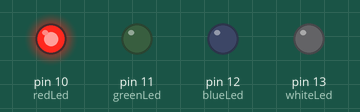
Simulated run of this sketch. Board: Arduino Uno, built with avr-gcc and run on an emulated ATmega328P. Shown: output pins drawn as LEDs (lit = HIGH).

Above: at 0.05 s.
At 0.75 s:
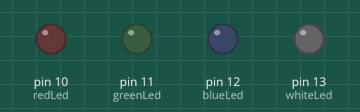
At 1.45 s:
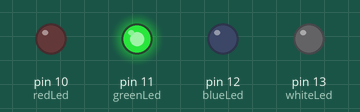
At 1.85 s:
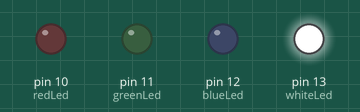
At 2.85 s:
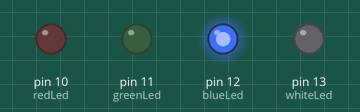
Timing chart, 0 to 3.1 s (numbered marks = the images above):
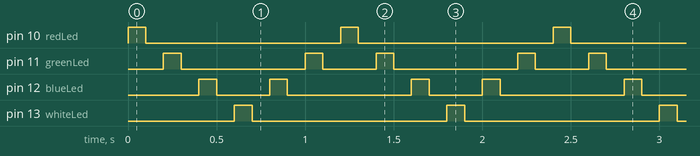

The sketch:

3._Light_Chaser_Program_2.ino
```cpp
/*
  Light Chaser Program 2
  This program creates a light chaser effect using four LEDs.
  The LEDs will turn on and off sequentially with a delay of 100 milliseconds.
  The onDelay and offDelay variables are used to control the delay time between turning the LEDs on and off.
  The light chaser pattern's speed can be varied by adjusting the onDelay and offDelay variables.
*/

  //declare variables for the pins and the delay time
  int redLed   = 10;      //redLed pin is connected to pin 10
  int greenLed = 11;      //greenLed pin is connected to pin 11
  int blueLed  = 12;      //blueLed pin is connected to pin 12
  int whiteLed = 13;      //whiteLed pin is connected to pin 13
  int onDelay  = 100;     //variable for delay time when LED is on (in milliseconds)
  int offDelay = 100;     //variable for delay time when LED is off (in milliseconds)

void setup() {
  pinMode(redLed,   OUTPUT);     //initialize redLed pin as an OUTPUT
  pinMode(greenLed, OUTPUT);     //initialize greenLed pin as an OUTPUT
  pinMode(blueLed,  OUTPUT);     //initialize blueLed pin as an OUTPUT
  pinMode(whiteLed, OUTPUT);     //initialize whiteLed pin as an OUTPUT
}

void loop() {
  digitalWrite(redLed, HIGH);      //turn on redLed
  delay(onDelay);                  //wait for onDelay time
  digitalWrite(redLed, LOW);       //turn off redLed
  delay(offDelay);                 //wait for offDelay time

  digitalWrite(greenLed, HIGH);    //turn on greenLed
  delay(onDelay);                  //wait for onDelay time
  digitalWrite(greenLed, LOW);     //turn off greenLed
  delay(offDelay);                 //wait for offDelay time

  digitalWrite(blueLed, HIGH);     //turn on blueLed
  delay(onDelay);                  //wait for onDelay time
  digitalWrite(blueLed, LOW);      //turn off blueLed
  delay(offDelay);                 //wiat for offDelay time

  digitalWrite(whiteLed, HIGH);    //turn on whiteLed
  delay(onDelay);                  //wait for onDelay time
  digitalWrite(whiteLed, LOW);     //turn off whiteLed
  delay(offDelay);                 //wait for offDelay time

  digitalWrite(blueLed, HIGH);     //turn on blueLed
  delay(onDelay);                  //wait for onDelay time
  digitalWrite(blueLed, LOW);      //turn off blueLed
  delay(offDelay);                 //wait for offDelay time

  digitalWrite(greenLed, HIGH);    //turn on greenLed
  delay(onDelay);                  //wait for onDelay time
  digitalWrite(greenLed, LOW);     //turn off greenLed
  delay(offDelay);                 //wait for offDelay time
}
```

Measured:
- by itself, pin 10 (redLed), pin 13 (whiteLed): alternates HIGH for 0.10 s and LOW for 1.1 s
- by itself, pin 11 (greenLed): repeats every 1.2 s: LOW 0.70 s, HIGH 0.10 s, LOW 0.30 s, HIGH 0.10 s
- by itself, pin 12 (blueLed): repeats every 1.2 s: LOW 0.30 s, HIGH 0.10 s, LOW 0.70 s, HIGH 0.10 s
